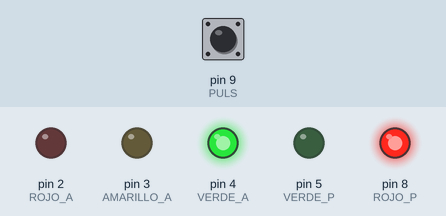
This sketch was run on a simulated Arduino Uno, built with avr-gcc and run on an emulated ATmega328P. On the bench: output pins drawn as LEDs (lit = HIGH). The inputs (shaded band) are chosen by the test bench; at power-on: pin 9 (PULS) LOW.

Above: at 1.5 s.
1.6 s: pin 9 (PULS) pulled HIGH for 0.45 s
At 3.1 s:
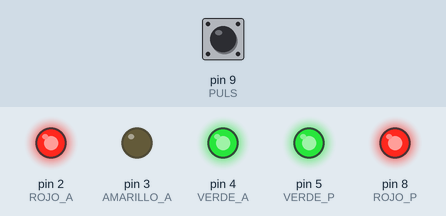
At 4.9 s:
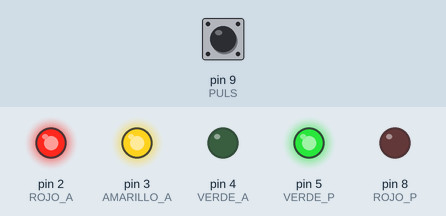
5.1 s: pin 9 (PULS) pulled HIGH for 1 s
At 10.0 s:
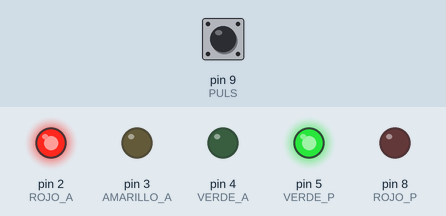
14.4 s: pin 9 (PULS) pulled HIGH for 3.2 s
Timing chart, 0 to 26.7 s (numbered marks = the images above; inputs shaded):
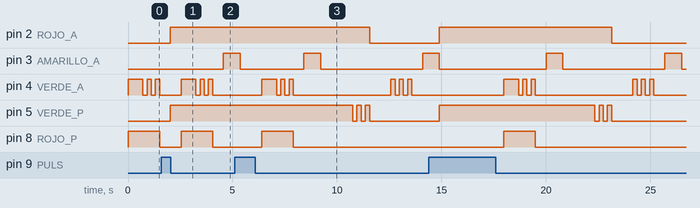

The sketch:

Semaforo.ino
```cpp
  int ROJO_A = 2;                 //Declaracion de pines
  int AMARILLO_A = 3;
  int VERDE_A = 4;
  int VERDE_P = 5;
  int ROJO_P = 8;
  int PULS = 9;
  long VALOR;

void setup() {
  Serial.begin(9600);             //Inicializar entradas y salidas
  pinMode(ROJO_A, OUTPUT);
  pinMode(AMARILLO_A, OUTPUT);
  pinMode(VERDE_A, OUTPUT);
  pinMode(VERDE_P, OUTPUT);
  pinMode(ROJO_P, OUTPUT);
  pinMode(PULS, INPUT);
}

void loop() {
  VALOR = analogRead(A0);         //  Leemos el pin A0 valor
  SecuenciaNor();                 //  Metodo de secuencia normal de semaforo
}

void SecuenciaNor(){
  digitalWrite(VERDE_A, HIGH);    //  Prende verde de autos y rojo de peatones
  digitalWrite(ROJO_P, HIGH);     //  para permitir paso de autos.
  if(digitalRead(PULS)){          //  Secuencia en la cual al pulsar el boton
    SecuenciaIn();                //  se interrumpe la secuencia normal para
  }                               //  darle paso al peaton.
  delay(VALOR);
  digitalWrite(VERDE_A, HIGH);    //  Parpadeo de la luz verde.
  if(digitalRead(PULS)){
    SecuenciaIn();
  }
  delay(200);
  digitalWrite(VERDE_A, LOW);
  if(digitalRead(PULS)){
    SecuenciaIn();
  }
  delay(200);
  digitalWrite(VERDE_A, HIGH);
  if(digitalRead(PULS)){
    SecuenciaIn();
  }
  delay(200);
  digitalWrite(VERDE_A, LOW);
  if(digitalRead(PULS)){
    SecuenciaIn();
  }
  delay(200);
  digitalWrite(VERDE_A, HIGH);
  if(digitalRead(PULS)){
    SecuenciaIn();
  }
  delay(200);
  digitalWrite(VERDE_A, LOW);
  digitalWrite(ROJO_P, LOW);
  if(digitalRead(PULS)){
    SecuenciaIn();
  }
  delay(VALOR);
  digitalWrite(AMARILLO_A, HIGH); // Prende un tiempo la luz amarillo para
  if(digitalRead(PULS)){          // para que bajen la velocidad los carros.
    SecuenciaIn();
  }
  delay(VALOR+300);
  digitalWrite(AMARILLO_A, LOW);
  if(digitalRead(PULS)){
    SecuenciaIn();
  }
  delay(VALOR+300);
  digitalWrite(ROJO_A, HIGH);     //  Prende luz verde de peaton y luz roja
  digitalWrite(VERDE_P, HIGH);    //  de autos para que puedan pasar los
  if(digitalRead(PULS)){          //  peatones
    SecuenciaIn();
  }
  delay(VALOR);
  digitalWrite(VERDE_P, HIGH);    //  Parpadeo de luz verde de peatones
  if(digitalRead(PULS)){          //  para avisar que cambiara a rojo.
    SecuenciaIn();
  }
  delay(200);
  digitalWrite(VERDE_P, LOW);
  if(digitalRead(PULS)){
    SecuenciaIn();
  }
  delay(200);
  digitalWrite(VERDE_P, HIGH);
  if(digitalRead(PULS)){
    SecuenciaIn();
  }
  delay(200);
  digitalWrite(VERDE_P, LOW);
  if(digitalRead(PULS)){
    SecuenciaIn();
  }
  delay(200);
  digitalWrite(VERDE_P, HIGH);
  if(digitalRead(PULS)){
    SecuenciaIn();
  }
  delay(200);
  digitalWrite(ROJO_A, LOW);
  digitalWrite(VERDE_P, LOW);
  if(digitalRead(PULS)){
    SecuenciaIn();
  }
  delay(VALOR);
}

void SecuenciaIn(){               //  Metodo de secuencia en la cual al presionar
  digitalWrite(ROJO_P, LOW);      //  el boton cambiara las luces para
  digitalWrite(VERDE_A, LOW);     //  que el peaton tenga prioridad
  digitalWrite(AMARILLO_A, LOW);  //  (prender verde de peaton y prender
  digitalWrite(VERDE_P, HIGH);    //  rojo de autos) con un tiempo de
  digitalWrite(ROJO_A, HIGH);     //  espera para que puedan pasar.
  delay(VALOR);
  SecuenciaNor();
}
```

Measured:
- after the input at 1.6 s, pin 2 (ROJO_A): LOW → HIGH after 0.42 s instead of 2.0 s; pin 4 (VERDE_A): LOW → HIGH after 0.94 s, then repeats every 0.40 s: LOW 0.20 s, HIGH 0.20 s, until it stays LOW from 4.0 s; pin 8 (ROJO_P): LOW → HIGH after 0.94 s, → LOW 1.5 s later
- by itself, pin 3 (AMARILLO_A): alternates HIGH for 0.81 s and LOW for 5.0 s
- by itself, pin 4 (VERDE_A): repeats every 0.40 s: LOW 0.20 s, HIGH 0.20 s
- by itself, pin 5 (VERDE_P): repeats every 0.40 s: LOW 0.20 s, HIGH 0.20 s, until it stays LOW from 23.1 s
